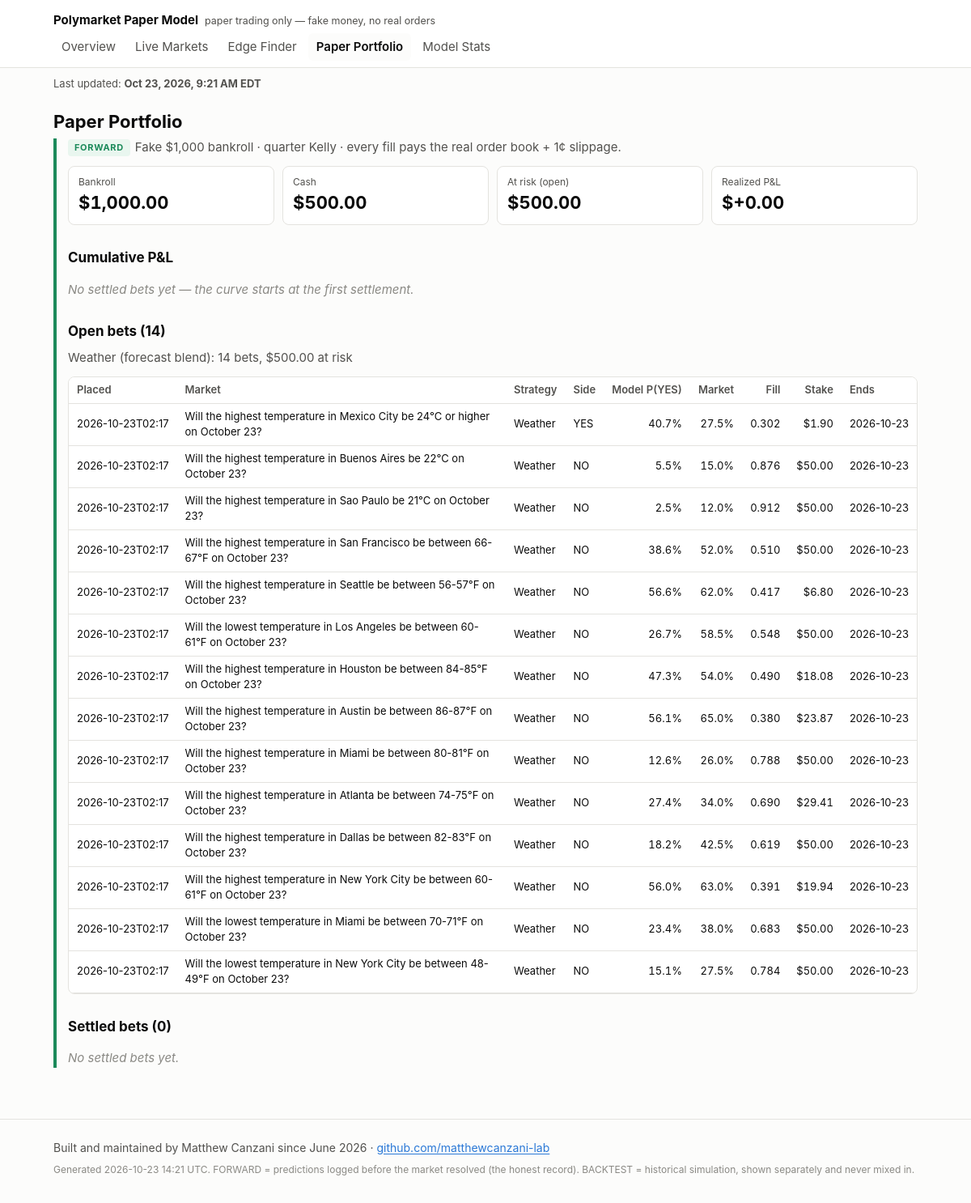
The app's page /portfolio.html with its own data.
### tables this page shows
CREATE TABLE bets (
    seq INTEGER PRIMARY KEY,
    bet_id TEXT UNIQUE NOT NULL,
    run_id TEXT NOT NULL,
    placed_at TEXT NOT NULL,
    platform TEXT NOT NULL,
    market_id TEXT NOT NULL,
    question TEXT NOT NULL,
    category TEXT,
    end_date TEXT,
    side TEXT NOT NULL CHECK (side IN ('YES', 'NO')),
    model_prob_yes REAL NOT NULL,
    market_mid REAL NOT NULL,
    best_bid REAL,
    best_ask REAL,
    fill_price REAL NOT NULL,      -- average price paid per share, incl. slippage
    slippage_per_share REAL NOT NULL,
    shares REAL NOT NULL,
    stake REAL NOT NULL,
    kelly_full REAL NOT NULL,
    bankroll_at_bet REAL NOT NULL,
    model_version TEXT NOT NULL,
    prev_hash TEXT NOT NULL,
    row_hash TEXT NOT NULL
);

### pmodel/dashboard/app.py (the view)
    @app.route("/portfolio.html")
    def portfolio():
        c = conn()
        all_bets = data.bets(c)
        return render_template(
            "portfolio.html", **ctx("portfolio.html"), fs=data.forward_stats(c),
            pnl_svg=charts.pnl_chart(data.pnl_curve(c), config.BANKROLL_START_USD),
            open_bets=[b for b in all_bets if b["settled_at"] is None],
            open_by_strategy=data.open_by_strategy(c),
            settled=[b for b in all_bets if b["settled_at"] is not None])

### pmodel/dashboard/charts.py (called while the page is built, shortened)
def pnl_chart(points, start_bankroll):
    if not points:
        return '<p class="empty">No settled bets yet — the curve starts at the first settlement.</p>'

### pmodel/dashboard/data.py (called while the page is built, shortened)
def age_hours(iso, now=None):
    if not iso:
        return None
    from datetime import datetime, timezone
    t = datetime.strptime(iso, "%Y-%m-%dT%H:%M:%SZ").replace(tzinfo=timezone.utc)
    return ((now or datetime.now(timezone.utc)) - t).total_seconds() / 3600

def eastern(iso):
    if not iso:
        return None
    from datetime import datetime, timezone
    from zoneinfo import ZoneInfo
    t = datetime.strptime(iso, "%Y-%m-%dT%H:%M:%SZ").replace(tzinfo=timezone.utc)
    et = t.astimezone(ZoneInfo("America/New_York"))
    hour = et.strftime("%I").lstrip("0")
    return f"{et:%b} {et.day}, {et.year}, {hour}:{et:%M %p} {et.tzname()}"

def strategy_of(model_version: str) -> str:
    return "Weather (forecast blend)" if (model_version or "").startswith("weather") else \
        "General (price/volume model)"

def open_by_strategy(conn):
    out = {}
    for b in ledger_mod.open_bets(conn):
        name = strategy_of(b["model_version"])
        o = out.setdefault(name, {"strategy": name, "bets": 0, "stake": 0.0})
        o["bets"] += 1
        o["stake"] += b["stake"]
    return sorted(out.values(), key=lambda o: -o["bets"])

def bets(conn):
    return [dict(r) for r in conn.execute(
        """SELECT b.*, s.settled_at, s.yes_payout, s.payout, s.pnl
           FROM bets b LEFT JOIN settlements s USING (bet_id) ORDER BY b.seq DESC""")]

def pnl_curve(conn):
    total, out = 0.0, []
    for r in conn.execute("SELECT settled_at, pnl FROM settlements ORDER BY seq"):
        total += r["pnl"]
        out.append((r["settled_at"], total))
    return out

def forward_stats(conn):
    settled = [b for b in bets(conn) if b["settled_at"] is not None]
    n = len(settled)
    stats = {"settled": n, "open": len(ledger_mod.open_bets(conn)),
             "money": ledger_mod.bankroll(conn)}
    if not n:
        return dict(stats, brier=None, win_rate=None, return_on_stake=None, total_pnl=0.0,
                    calibration=[], max_cal_gap=None, by_category=[], by_strategy=[])

### pmodel/trading/ledger.py (called while the page is built)
def _guard_triggers():
    sql = []
    for t in LEDGER_TABLES:
        for op in ("UPDATE", "DELETE"):
            sql.append(f"""CREATE TRIGGER IF NOT EXISTS {t}_no_{op.lower()}
                BEFORE {op} ON {t}
                BEGIN SELECT RAISE(ABORT, '{t} is append-only: {op} is not allowed'); END;""")
    return "\n".join(sql)

### pmodel/dashboard/templates/portfolio.html
{% extends "base.html" %}
{% block body %}
<h1>Paper Portfolio</h1>
<section class="fwd">
<p class="lede"><span class="badge fwd">FORWARD</span>Fake ${{ '{:,.0f}'.format(cfg.BANKROLL_START_USD) }} bankroll · quarter Kelly · every fill pays the real order book + {{ (cfg.SLIPPAGE_PER_SHARE * 100)|round|int }}¢ slippage.</p>
<div class="tiles">
  <div class="tile"><div class="k">Bankroll</div><div class="v">${{ '{:,.2f}'.format(fs.money.bankroll) }}</div></div>
  <div class="tile"><div class="k">Cash</div><div class="v">${{ '{:,.2f}'.format(fs.money.cash) }}</div></div>
  <div class="tile"><div class="k">At risk (open)</div><div class="v">${{ '{:,.2f}'.format(fs.money.open_stake) }}</div></div>
  <div class="tile"><div class="k">Realized P&amp;L</div><div class="v {{ 'pos' if fs.total_pnl > 0 else 'neg' if fs.total_pnl < 0 }}">${{ '{:+,.2f}'.format(fs.total_pnl) }}</div></div>
</div>
<h2>Cumulative P&amp;L</h2>
{{ pnl_svg|safe }}
<h2>Open bets ({{ open_bets|length }})</h2>
{% if open_by_strategy %}<p class="note">{% for o in open_by_strategy %}{{ o.strategy }}: {{ o.bets }} bets, ${{ '{:,.2f}'.format(o.stake) }} at risk{% if not loop.last %} · {% endif %}{% endfor %}</p>{% endif %}
{% if open_bets %}<div class="tablewrap"><table>
<tr><th>Placed</th><th>Market</th><th>Strategy</th><th>Side</th><th class="n">Model P(YES)</th><th class="n">Market</th><th class="n">Fill</th><th class="n">Stake</th><th>Ends</th></tr>
{% for b in open_bets %}<tr><td>{{ b.placed_at[:16] }}</td><td class="q">{{ b.question }}</td><td>{{ 'Weather' if b.model_version.startswith('weather') else 'General' }}</td><td>{{ b.side }}</td>
<td class="n">{{ '{:.1%}'.format(b.model_prob_yes) }}</td><td class="n">{{ '{:.1%}'.format(b.market_mid) }}</td>
<td class="n">{{ '{:.3f}'.format(b.fill_price) }}</td><td class="n">${{ '{:,.2f}'.format(b.stake) }}</td><td>{{ (b.end_date or '')[:10] }}</td></tr>{% endfor %}
</table></div>{% else %}<p class="empty">No open bets.</p>{% endif %}
<h2>Settled bets ({{ settled|length }})</h2>
{% if settled %}<div class="tablewrap"><table>
<tr><th>Settled</th><th>Market</th><th>Side</th><th class="n">Fill</th><th class="n">Stake</th><th class="n">P&amp;L</th></tr>
{% for b in settled %}<tr><td>{{ b.settled_at[:10] }}</td><td class="q">{{ b.question }}</td><td>{{ b.side }}</td>
<td class="n">{{ '{:.3f}'.format(b.fill_price) }}</td><td class="n">${{ '{:,.2f}'.format(b.stake) }}</td>
<td class="n {{ 'pos' if b.pnl > 0 else 'neg' }}">${{ '{:+,.2f}'.format(b.pnl) }}</td></tr>{% endfor %}
</table></div>{% else %}<p class="empty">No settled bets yet.</p>{% endif %}
</section>
{% endblock %}

### pmodel/dashboard/templates/base.html (style rules this page uses)
:root { --bg: #fcfcfb; --surface: #ffffff; --ink: #0b0b0b; --ink-2: #52514e; --muted: #8a8984; --line: #e4e3df; --accent: #2a78d6; --good: #1b8a5a; --bad: #c4382b; --warn: #b07400; --fwd: #1b8a5a; --fwd-bg: #e9f6ef; --bt: #6b6a66; --bt-bg: #f1f0ec; }
* { box-sizing: border-box; }
html { -webkit-text-size-adjust: 100%; text-size-adjust: 100%; }
body { margin: 0; background: var(--bg); color: var(--ink); font: 15px/1.5 -apple-system, BlinkMacSystemFont, "Segoe UI", Roboto, sans-serif; }
h1 { font-size: 22px; margin: 0 0 4px; }
h2 { font-size: 17px; margin: 28px 0 8px; }
p.lede, .note { color: var(--ink-2); margin: 0 0 12px; }
.badge { display: inline-block; font-size: 11px; font-weight: 700; letter-spacing: .06em; padding: 2px 8px; border-radius: 4px; vertical-align: middle; margin-right: 6px; }
.badge.fwd { color: var(--fwd); background: var(--fwd-bg); }
section.fwd { border-left: 4px solid var(--fwd); padding-left: 14px; }
.tiles { display: grid; grid-template-columns: repeat(auto-fit, minmax(160px, 1fr)); gap: 10px; }
.tile { background: var(--surface); border: 1px solid var(--line); border-radius: 8px; padding: 10px 12px; }
.tile .k { color: var(--ink-2); font-size: 12px; }
.tile .v { font-size: 22px; font-weight: 650; font-variant-numeric: tabular-nums; }
.tablewrap { overflow-x: auto; border: 1px solid var(--line); border-radius: 8px; background: var(--surface); }
table { border-collapse: collapse; width: 100%; font-size: 13px; }
th, td { padding: 6px 10px; border-bottom: 1px solid var(--line); text-align: left; white-space: nowrap; }
th { color: var(--ink-2); font-weight: 600; background: var(--surface); position: sticky; top: 0; }
td.q { white-space: normal; min-width: 260px; }
td.n, th.n { text-align: right; font-variant-numeric: tabular-nums; }
.empty { color: var(--muted); font-style: italic; }

### records on screen
bets: placed_at "2026-10-23T02:17", question "Will the highest temperature in Mexico City be 24°C or higher on October 23?", model_version "Weather", side "YES", model_prob_yes "40.7%", market_mid "27.5%", fill_price "0.302", stake "1.90", end_date "2026-10-23"
bets: placed_at "2026-10-23T02:17", question "Will the highest temperature in Buenos Aires be 22°C on October 23?", model_version "Weather", side "NO", model_prob_yes "5.5%", market_mid "15.0%", fill_price "0.876", stake "50.00", end_date "2026-10-23"
bets: placed_at "2026-10-23T02:17", question "Will the highest temperature in Sao Paulo be 21°C on October 23?", model_version "Weather", side "NO", model_prob_yes "2.5%", market_mid "12.0%", fill_price "0.912", stake "50.00", end_date "2026-10-23"
bets: placed_at "2026-10-23T02:17", question "Will the highest temperature in San Francisco be between 66-67°F on October 23?", model_version "Weather", side "NO", model_prob_yes "38.6%", market_mid "52.0%", fill_price "0.510", stake "50.00", end_date "2026-10-23"
bets: placed_at "2026-10-23T02:17", question "Will the highest temperature in Seattle be between 56-57°F on October 23?", model_version "Weather", side "NO", model_prob_yes "56.6%", market_mid "62.0%", fill_price "0.417", stake "6.80", end_date "2026-10-23"
bets: placed_at "2026-10-23T02:17", question "Will the lowest temperature in Los Angeles be between 60-61°F on October 23?", model_version "Weather", side "NO", model_prob_yes "26.7%", market_mid "58.5%", fill_price "0.548", stake "50.00", end_date "2026-10-23"
bets: placed_at "2026-10-23T02:17", question "Will the highest temperature in Houston be between 84-85°F on October 23?", model_version "Weather", side "NO", model_prob_yes "47.3%", market_mid "54.0%", fill_price "0.490", stake "18.08", end_date "2026-10-23"
bets: placed_at "2026-10-23T02:17", question "Will the highest temperature in Austin be between 86-87°F on October 23?", model_version "Weather", side "NO", model_prob_yes "56.1%", market_mid "65.0%", fill_price "0.380", stake "23.87", end_date "2026-10-23"
bets: placed_at "2026-10-23T02:17", question "Will the highest temperature in Miami be between 80-81°F on October 23?", model_version "Weather", side "NO", model_prob_yes "12.6%", market_mid "26.0%", fill_price "0.788", stake "50.00", end_date "2026-10-23"
bets: placed_at "2026-10-23T02:17", question "Will the highest temperature in Atlanta be between 74-75°F on October 23?", model_version "Weather", side "NO", model_prob_yes "27.4%", market_mid "34.0%", fill_price "0.690", stake "29.41", end_date "2026-10-23"
bets: placed_at "2026-10-23T02:17", question "Will the highest temperature in Dallas be between 82-83°F on October 23?", model_version "Weather", side "NO", model_prob_yes "18.2%", market_mid "42.5%", fill_price "0.619", stake "50.00", end_date "2026-10-23"
bets: placed_at "2026-10-23T02:17", question "Will the highest temperature in New York City be between 60-61°F on October 23?", model_version "Weather", side "NO", model_prob_yes "56.0%", market_mid "63.0%", fill_price "0.391", stake "19.94", end_date "2026-10-23"
bets: placed_at "2026-10-23T02:17", question "Will the lowest temperature in Miami be between 70-71°F on October 23?", model_version "Weather", side "NO", model_prob_yes "23.4%", market_mid "38.0%", fill_price "0.683", stake "50.00", end_date "2026-10-23"
bets: placed_at "2026-10-23T02:17", question "Will the lowest temperature in New York City be between 48-49°F on October 23?", model_version "Weather", side "NO", model_prob_yes "15.1%", market_mid "27.5%", fill_price "0.784", stake "50.00", end_date "2026-10-23"

### other values on screen
{{ name }} "Overview" "Live Markets" "Edge Finder" "Paper Portfolio" "Model Stats"
{{ '{:,.0f}'.format(cfg.BANKROLL_START_USD) }} "1,000"
{{ (cfg.SLIPPAGE_PER_SHARE * 100)|round|int }} "1"
{{ '{:,.2f}'.format(fs.money.bankroll) }} "1,000.00"
{{ '{:,.2f}'.format(fs.money.cash) }} "500.00"
{{ '{:,.2f}'.format(fs.money.open_stake) }} "500.00"
{{ '{:+,.2f}'.format(fs.total_pnl) }} "+0.00"
{{ pnl_svg|safe }} "No settled bets yet — the curve starts at the first settlement."
{{ open_bets|length }} "14"
{{ o.strategy }} "Weather (forecast blend)"
{{ o.bets }} "14"
{{ '{:,.2f}'.format(o.stake) }} "500.00"
{{ settled|length }} "0"
